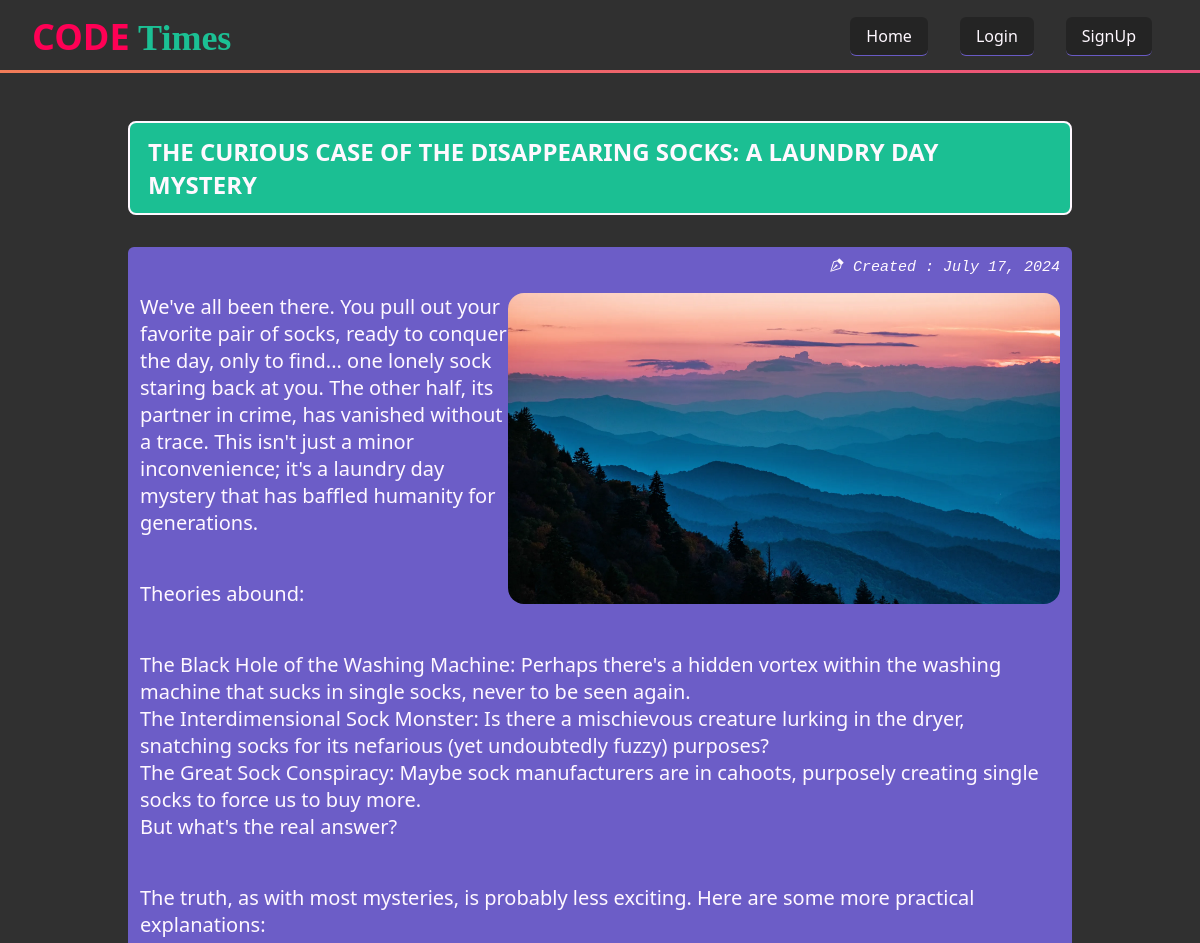
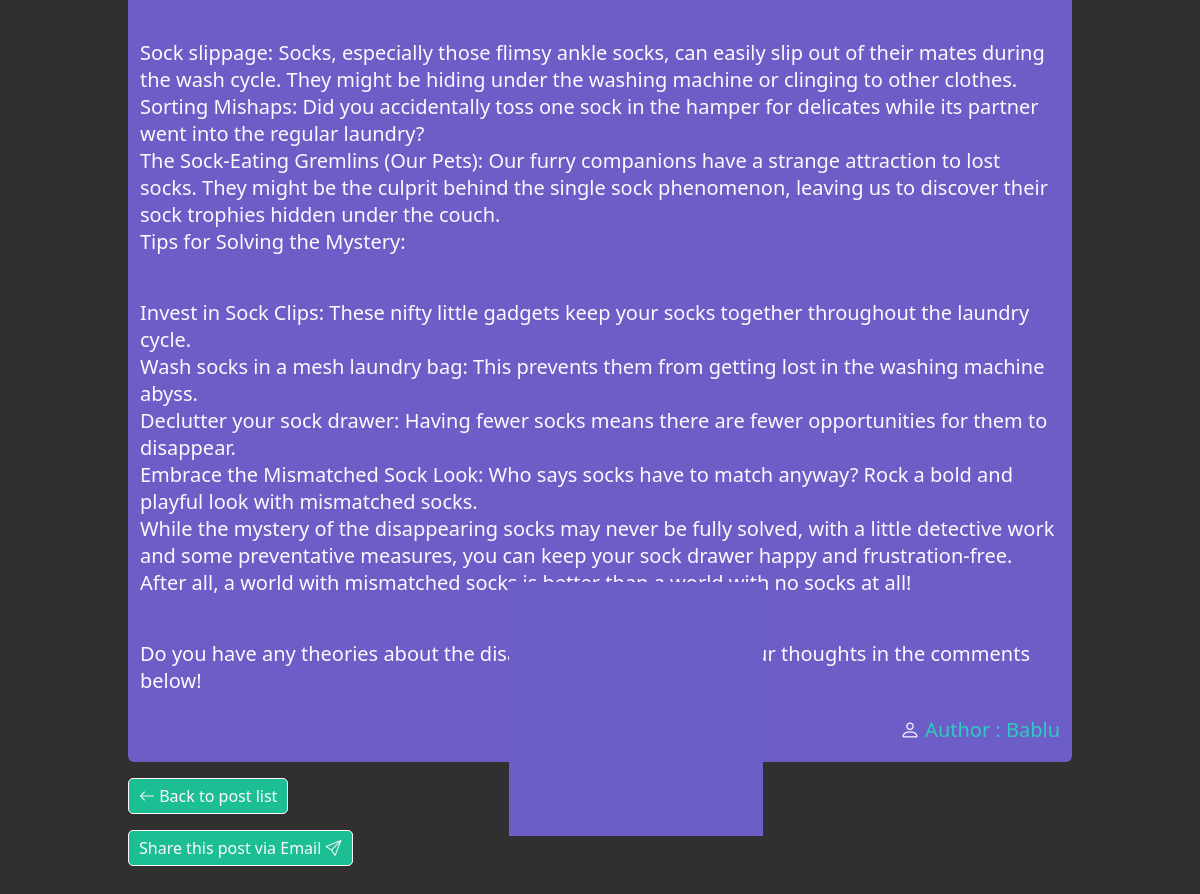
Page /post/20/ on the committed database (2 pictures, top to bottom).
### blog/models.py (models this page shows, shortened)
class Post(models.Model):
    title = models.CharField(max_length=100)
    content = models.TextField()
    author = models.ForeignKey(User, on_delete=models.CASCADE)
    created_at = models.DateTimeField(auto_now_add=True)
    banner = models.ImageField(upload_to='', default='default.png', blank=True)
    class Meta:
        ordering = ['-created_at']

### blog/views.py (the view)
# urls.py: path('post/<int:pk>/', views.post_detail, name='post_detail'),
def post_detail(request, pk):
    post = Post.objects.get(pk=pk)
    return render(request, 'blog/post_detail.html', {'post': post})

### blog/templates/blog/post_detail.html (shortened to what this page needs)
{% extends 'base.html' %}
{% block content %}
<section>
  <div class="container">
  <div class="main">
    <div class="heading">
      <h1>{{ post.title }}</h1>
    </div>
    <div class="blog_content">
      <div>
        <p class="created_at">
          <i class="bi bi-vector-pen"></i> Created : {{ post.created_at.date }}
        </p>
      </div>
      <br />
      <div class="img_container" >
        <p>
          <img src="{{post.banner.url}}" alt="{{post.title}}" >
          {{ post.content|linebreaks|linebreaksbr }}
        </p>
        <br>
        <p class="created_by" >
          <i class="bi bi-person"></i> Author : {{ post.author.username|title }}
        </p>
      </div>
      <br />
    </div>
    <div class="access-link">
      <a href="{% url 'post_list' %}">
        <button>
          <span><i class="bi bi-arrow-left"></i></span>
          Back to post list
        </button>
      </a>
      <br />
      <a href="{% url 'post_share' post.pk %}">
        <button>
          Share this post via Email
          <span><i class="bi bi-send"></i></span>
        </button>
      </a>
    </div>
  </div>
  </div>
</section>
{% endblock %}

### blog/static/base.css (style rules this page uses)
:root { --c-zero:#212121bb; --c-one:#211951bd; --c-two:#836FFFbb; --c-three:#15f5b9bb; --c-four:#fff8ffff; }
* { margin: 0; box-sizing: border-box; font-family: system-ui, -apple-system, BlinkMacSystemFont, 'Segoe UI', Roboto, Oxygen, Ubuntu, Cantarell, 'Open Sans', 'Helvetica Neue', sans-serif }
body { background-color: var(--c-zero); }
html { scrollbar-width: thin; scrollbar-color: #888 #f1f1f1; }
i { color: var(--c-four) !important; }
.navlist li button , button i { border: 0; background-color: transparent; color: var(--c-three); }
section { background-color: var(--c-zero); padding: 1rem 8rem; }
.img_container { margin-block: 1rem; }
.img_container img { max-width: 60%; border-radius: 1rem; float: right; }
.created_at { float: right; font-family: monospace !important; font-style: italic !important; font-size: 15px !important; }
.created_by { float: right !important; color: var(--c-three) !important; }
.heading { position: relative; margin-block: 2rem; border: 2px solid var(--c-four); border-radius: 8px; background-color: var(--c-three); padding: 12px 18px; }
.heading h1 { color: var(--c-four); text-transform: uppercase; }
.blog_content { margin-block: 16px; background-color: var(--c-two); padding: 8px 12px; border-radius: 6px; }
.blog_content p { color: var(--c-four); font-family: 'Segoe UI', Tahoma, Geneva, Verdana, sans-serif; font-weight: 400; font-style: normal; font-size: 20px; }
.access-link a button { background-color: var(--c-three); border: 1px solid var(--c-four); color: var(--c-four); border-radius: 5px; padding: 6px 10px; font-size: 16px; margin-bottom: 16px; }

### rows in the picture
Post: title "THE CURIOUS CASE OF THE DISAPPEARING SOCKS: A LAUNDRY DAY MYSTERY", created_at "July 17, 2024", banner (picture), content "We've all been there. You pull out your favorite pair of socks, ready to conquer the day, only to find... one lonely sock staring back at you. The other half, its partner in crime, has vanished without a trace. This isn't just a minor inconvenience; it's a laundry day mystery that has baffled humanity for generations. Theories abound: The Black Hole of the Washing Machine: Perhaps there's a hidden vortex within the washing machine that sucks in single socks, never to be seen again. The Interdimensional Sock Monster: Is there a mischievous creature lurking in the dryer, snatching socks for its nefarious (yet undoubtedly fuzzy) purposes? The Great Sock Conspiracy: Maybe sock manufacturers are…", author.username "Bablu"
